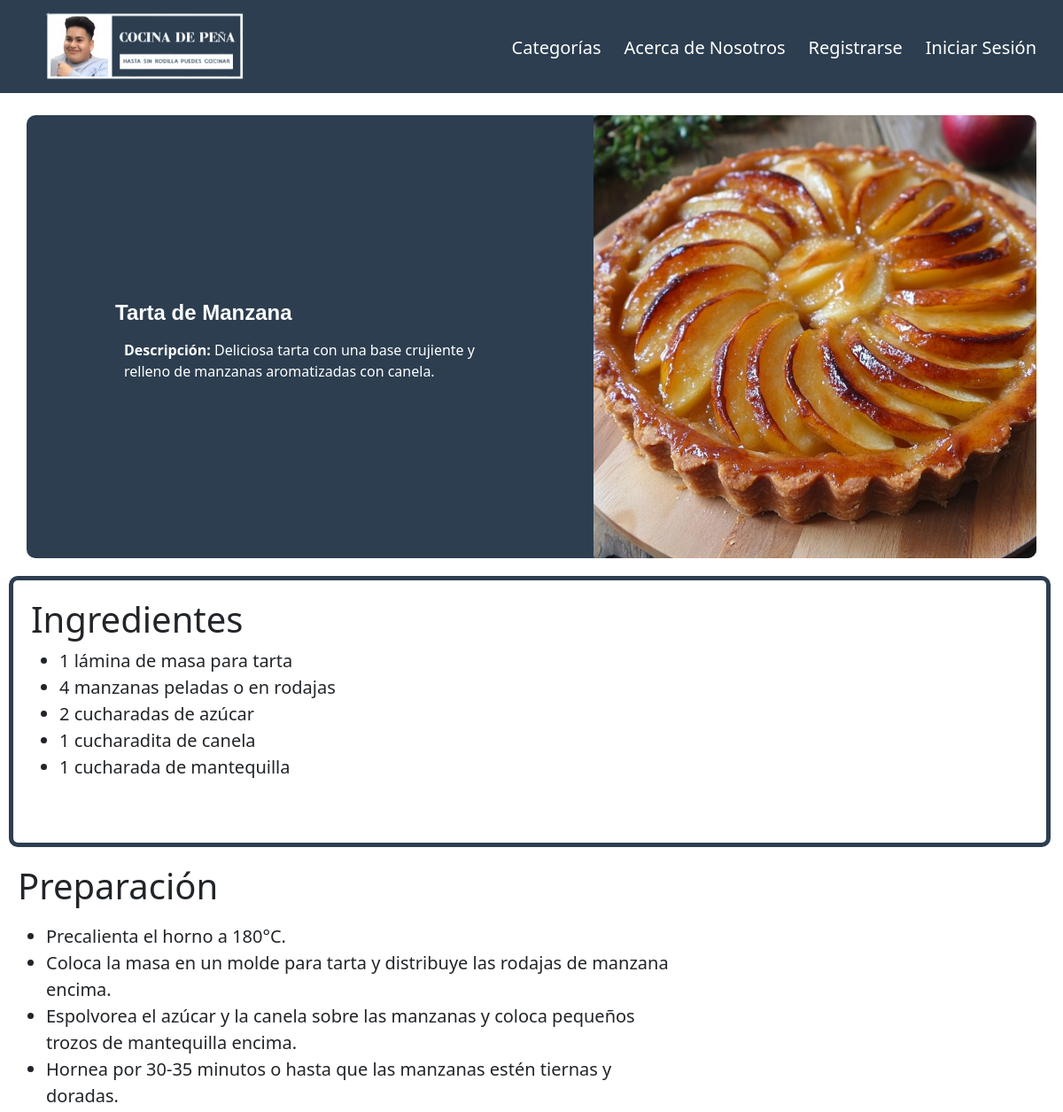
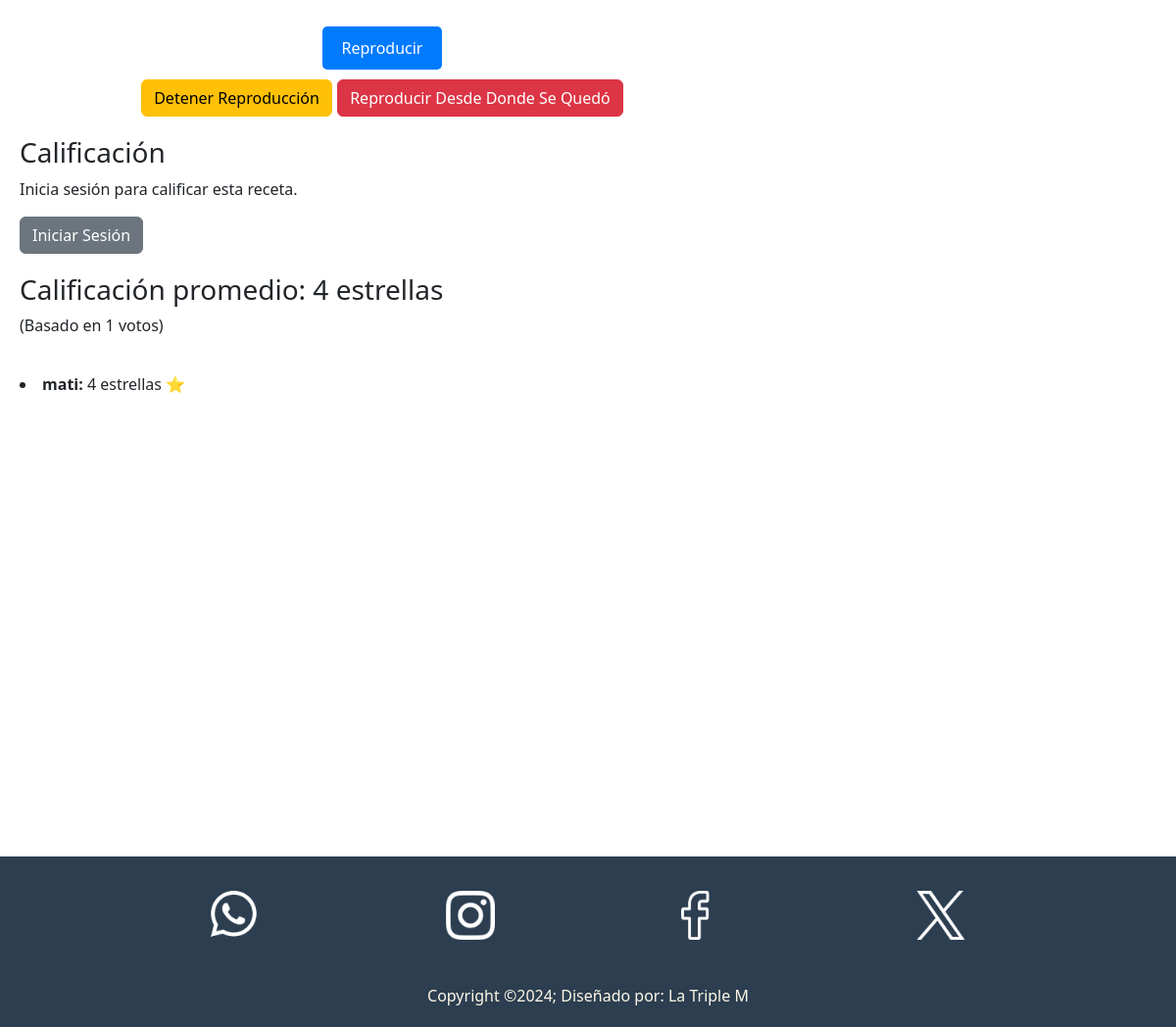
/receta.php?id=12, run on the app's committed database (2 pictures, top to bottom).
### tables this page shows
CREATE TABLE `recetas` (
  `id` int(11) NOT NULL,
  `img` varchar(255) NOT NULL,
  `nombre` varchar(100) NOT NULL,
  `micro` varchar(250) NOT NULL,
  `categorias` varchar(255) DEFAULT NULL,
  `preparacion` text NOT NULL,
  `ingredientes` text NOT NULL,
  `calificacion_promedio` float DEFAULT 0,
  `numero_votos` int(11) DEFAULT 0
);

CREATE TABLE `votos` (
  `id` int(11) NOT NULL,
  `id_usuario` varchar(255) NOT NULL,
  `id_receta` int(11) NOT NULL,
  `calificacion` int(1) NOT NULL CHECK (`calificacion` between 1 and 5)
);

CREATE TABLE `usuario` (
  `email` varchar(255) NOT NULL,
  `contraseña` varchar(200) NOT NULL,
  `usuario` varchar(150) DEFAULT NULL
);

### receta.php (the view, shortened to what this page needs)
<?php
$servername = "localhost";
$username = "root";
$password = "";
$dbname = "cocina";
$mysqli = new mysqli($servername, $username, $password, $dbname);
$receta_id = isset($_GET['id']) ? (int)$_GET['id'] : 0;
$sql = "SELECT * FROM recetas WHERE id = ?";
$stmt = $mysqli->prepare($sql);
$stmt->bind_param("i", $receta_id);
$stmt->execute();
$result = $stmt->get_result();
if ($row = $result->fetch_assoc()):
?>
<!DOCTYPE html>
<html lang="en">
<head>
    <link href="https://cdn.jsdelivr.net/npm/bootstrap@5.3.0-alpha1/dist/css/bootstrap.min.css" rel="stylesheet">
    <link rel="stylesheet" href="css/styles.css">
</head>
<body>
    <header>
        <nav class="navbar navbar-expand-lg navbar-dark bg-dark">
            <div class="container-fluid">
                <a class="navbar-brand" href="index.php"><img src="img/logos/10.png" alt="Logo"></a>
                <div class="collapse navbar-collapse" id="navbarNav">
                    <ul class="navbar-nav ms-auto">
                        <li class="nav-item"><a class="nav-link" href="pages/categorias.php">Categorías</a></li>
                        <li class="nav-item"><a class="nav-link" href="pages/nosotros.php">Acerca de Nosotros</a></li>
                        <?php
                        if (!isset($_SESSION['usuario_id'])) {
                            echo '
                            <li class="nav-item">
                                <a class="nav-link" href="paginas php/registro.html">Registrarse</a>
                            </li>
                            <li class="nav-item">
                                <a class="nav-link" href="paginas php/login.html">Iniciar Sesión</a>
                            </li>';
                        } else {
                            echo '
                            <li class="nav-item">
                                <a class="nav-link" href="paginas php/php/logout.php">Cerrar Sesión</a>
                            </li>';
                        }
                        ?>
                    </ul>
                </div>
            </div>
        </nav>
    </header>
    <main>
        <div class="contenedor_receta">
            <div class="texto" id="titulo">
                <h1 class="card-title"><?= htmlspecialchars($row['nombre']) ?></h1>
                <p class="card-text"><strong>Descripción: </strong><?= htmlspecialchars($row['micro']) ?></p>
            </div>
            <?php if (!empty($row['img'])): ?>
                <img src="<?= htmlspecialchars($row['img']) ?>" alt="Imagen de la receta" class="img-fluid">
            <?php else: ?>
                <p>No hay imagen disponible</p>
            <?php endif; ?>
        </div>
        <div class="contenedor_ingredientes" id="ingredientes">
            <h1>Ingredientes</h1>
            <div class="ingredientes">
                <div class="overflow-auto" style="height: 200px;">
                    <ul id="scrollspyHeading1">
                        <?php
                        $ingredientes = explode(',', $row['ingredientes']);
                        foreach ($ingredientes as $ingrediente): ?>
                            <li><?= htmlspecialchars(trim($ingrediente)) ?></li>
                        <?php endforeach; ?>
                    </ul>
                </div>
            </div>
        </div>
        <div class="Contendor_Preparacion" id="preparacion">
            <h1>Preparación</h1>
            <div class="paso_de_preparacion">
                <ul>
                    <?php
                    $preparaciones = explode(',', $row['preparacion']);
                    foreach ($preparaciones as $preparacion): ?>
                        <li><?= htmlspecialchars(trim($preparacion)) ?></li>
                    <?php endforeach; ?>
                </ul>
                <div class="botones">
                    <button type="button" class="btn btn-primary" id="leer">Reproducir</button>
                    <button type="button" class="btn btn-warning" id="detener">Detener Reproducción</button>
                    <button type="button" class="btn btn-danger" id="reproducir">Reproducir Desde Donde Se Quedó</button>
                </div>
            </div>
        <div class="calificacion">
            <h3>Calificación</h3>
            <?php if (isset($_SESSION['usuario_id'])): ?>
                <?php
                $usuario_id = $_SESSION['usuario_id'];
                $check_query = "SELECT calificacion FROM votos WHERE id_usuario = ? AND id_receta = ?";
                $check_stmt = $mysqli->prepare($check_query);
                $check_stmt->bind_param("si", $usuario_id, $receta_id);
                $check_stmt->execute();
                $voto_result = $check_stmt->get_result();
                $check_stmt->close();
                ?>
                <?php if ($voto_result->num_rows > 0): ?>
                    <p>Ya has calificado esta receta.</p>
                    <form action="paginas php/php/eliminar_voto.php" method="post">
                        <input type="hidden" name="receta_id" value="<?= htmlspecialchars($receta_id) ?>">
                        <input type="hidden" name="usuario_id" value="<?= htmlspecialchars($usuario_id) ?>">
                        <button type="submit" class="btn btn-danger">Eliminar mi voto</button>
                    </form>
                <?php else: ?>
                    <form action="paginas php/php/calificar_receta.php" method="post">
                        <input type="hidden" name="receta_id" value="<?= htmlspecialchars($receta_id) ?>">
                        <input type="hidden" name="usuario_id" value="<?= htmlspecialchars($usuario_id) ?>">
                        <label>
                            Calificación:
                            <select name="calificacion" required>
                                <option value="1">1 estrella ⭐</option>
                                <option value="2">2 estrellas ⭐⭐</option>
                                <option value="3">3 estrellas ⭐⭐⭐</option>
                                <option value="4">4 estrellas ⭐⭐⭐⭐</option>
                                <option value="5">5 estrellas ⭐⭐⭐⭐⭐</option>
                            </select>
                        </label>
                        <button type="submit" class="btn btn-primary">Enviar Calificación</button>
                    </form>
                <?php endif; ?>
            <?php else: ?>
                <p>Inicia sesión para calificar esta receta.</p>
                <a href="paginas php/login.html" class="btn btn-secondary">Iniciar Sesión</a>
            <?php endif; ?>
        </div>
        <div class="calificacion_promedio">
            <h3>Calificación promedio: <?= round($row['calificacion_promedio'] ?? 0, 1) ?> estrellas</h3>
            <p>(Basado en <?= $row['numero_votos'] ?? 0 ?> votos)</p>
        </div>
        <?php
$votos_query = "SELECT usuario.usuario AS nombre, votos.calificacion
                FROM votos
                INNER JOIN usuario ON votos.id_usuario = usuario.email
                WHERE votos.id_receta = ?";
$votos_stmt = $mysqli->prepare($votos_query);
$votos_stmt->bind_param("i", $receta_id);
$votos_stmt->execute();
$votos_result = $votos_stmt->get_result();
if ($votos_result->num_rows > 0):
    while ($voto = $votos_result->fetch_assoc()):
        echo "<li><strong>" . htmlspecialchars($voto['nombre']) . ":</strong> "
             . htmlspecialchars($voto['calificacion']) . " estrellas ⭐</li>";
    endwhile;
else:
    echo "<p>Aún no hay votos de otros usuarios.</p>";
endif;
?>
        </div>
    </main>
    <footer>
        <div class="footerContainer">
            <div class="redes">
                <a href=""><img src="img/iconos/whatsapp-f.png" alt=""></a>
                <a href=""><img src="img/iconos/instagram-f.png" alt=""></a>
                <a href=""><img src="img/iconos/facebook-f.png" alt=""></a>
                <a href=""><img src="img/iconos/x-f.png" alt=""></a>
            </div>
            <p>Copyright &copy;2024; Diseñado por: La Triple M</p>
        </div>
    </footer>
</body>
</html>
<?php
else:
    echo "<p>Receta no encontrada.</p>";
endif;
?>

### css/styles.css (style rules this page uses)
.nav-link, .dropdown-item { color: white !important; font-size: 20px; margin-top: 5px; padding-bottom: 10px; transition: transform 0.5s, filter 0.5s, border-bottom 0.5s; margin-right: 10px; }
.navbar { position: fixed; top: 0; left: 0; width: 100%; z-index: 1000; background-color: #2C3E50 !important; }
.container-fluid a img { width: 300px; margin-left: 2px; cursor: pointer; transition: transform 0.8s; border: none; }
.card-title { font-size: 1.5rem; margin: 10px 0; font-weight: bold; text-align: center; }
.card-text { font-size: 1rem; margin: 5px 10px; text-align: center; }
.btn-primary { display: block; width: fit-content; margin: 10px auto; padding: 10px 20px; font-size: 1rem; background-color: #007bff; color: white; border: none; border-radius: 5px; text-align: center; text-decoration: none; cursor: pointer; }
footer { margin-top: 50px; background-color: #2C3E50; color: #FFF8E7; padding: 10px 0; }
.footerContainer { width: 100%; max-width: 1200px; margin: 0 auto; padding: 10px; }
.redes { display: flex; justify-content: center; flex-wrap: wrap; margin-top: 10px; }
.redes a { margin: 5px; }
.redes a img { width: 50px; transition: 0.2s; margin: 0px 90px auto; }
footer p { margin: 40px 0px auto; text-align: center; }
.contenedor_receta { margin-top: 290px; background-color: #2C3E50; border-radius: 10px; margin: 130px auto; width: 95%; height: 500px; display: flex; justify-content: space-between; align-items: center; box-sizing: border-box; }
.contenedor_receta h1, .contenedor_receta h2 { color: white; font-family: 'Franklin Gothic Medium', 'Arial Narrow', Arial, sans-serif; text-align: left; }
.texto { display: flex; flex-direction: column; padding: 100px; margin-right: auto; }
.texto .card-text { color: white; text-align: left; }
.contenedor_receta img { height: 100%; border-top-right-radius: 10px; border-bottom-right-radius: 10px; object-fit: cover; }
.Contendor_Preparacion { width: 65%; height: auto; display: flex; flex-direction: column; gap: 20px; padding: 20px; margin-bottom: 450px; }
.paso_de_preparacion { margin-top: -10px; font-size: 20px; }
.contenedor_ingredientes { border: 5px solid #2C3E50; border-radius: 10px; margin: -110px 10px auto; width: 98%; height: auto; display: flex; flex-direction: column; gap: 20px; padding: 20px; }
.contenedor_ingredientes li { font-size: 20px; }
.ingredientes { align-items: center; margin-top: -20px; }
.overflow-auto { padding-bottom: 40px; padding-right: 10px; }
.botones { text-align: center; margin-top: 30px; }

### data on the page
recetas: nombre "Tarta de Manzana", micro "Deliciosa tarta con una base crujiente y relleno de manzanas aromatizadas con canela.", img (picture), ingredientes "1 lámina de masa para tarta", ingredientes "4 manzanas peladas o en rodajas", ingredientes "2 cucharadas de azúcar", ingredientes "1 cucharadita de canela", ingredientes "1 cucharada de mantequilla", preparacion "Precalienta el horno a 180°C.", preparacion "Coloca la masa en un molde para tarta y distribuye las rodajas de manzana encima.", preparacion "Espolvorea el azúcar y la canela sobre las manzanas y coloca pequeños trozos de mantequilla encima.", preparacion "Hornea por 30-35 minutos o hasta que las manzanas estén tiernas y doradas.", calificacion_promedio "4", numero_votos "1"
votos: id_usuario.usuario "mati", calificacion "4"
